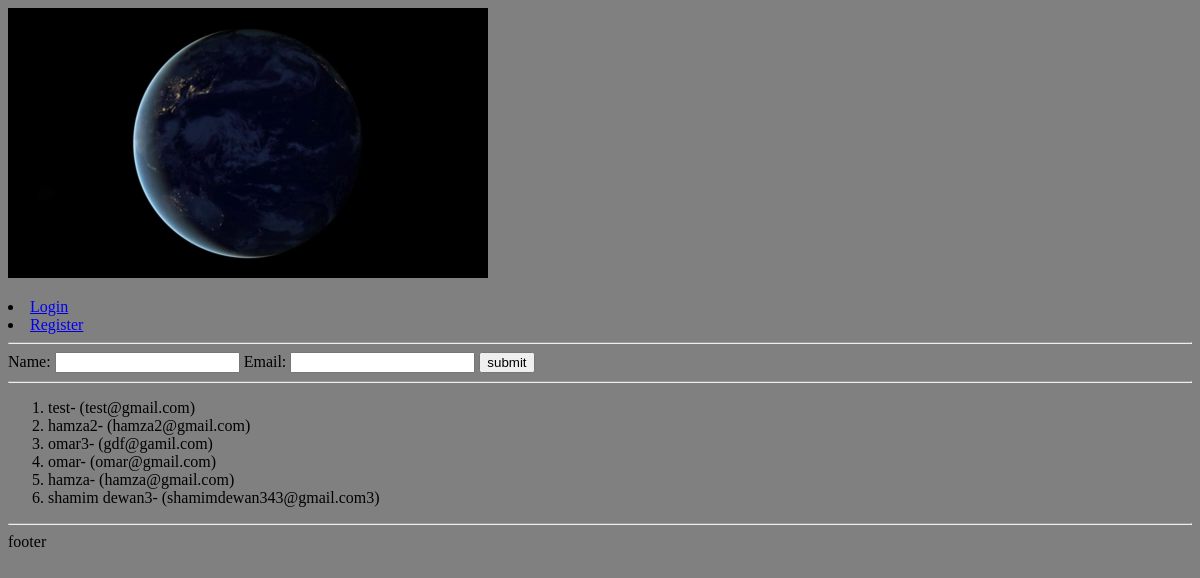
Page /customer on the earlier database version.
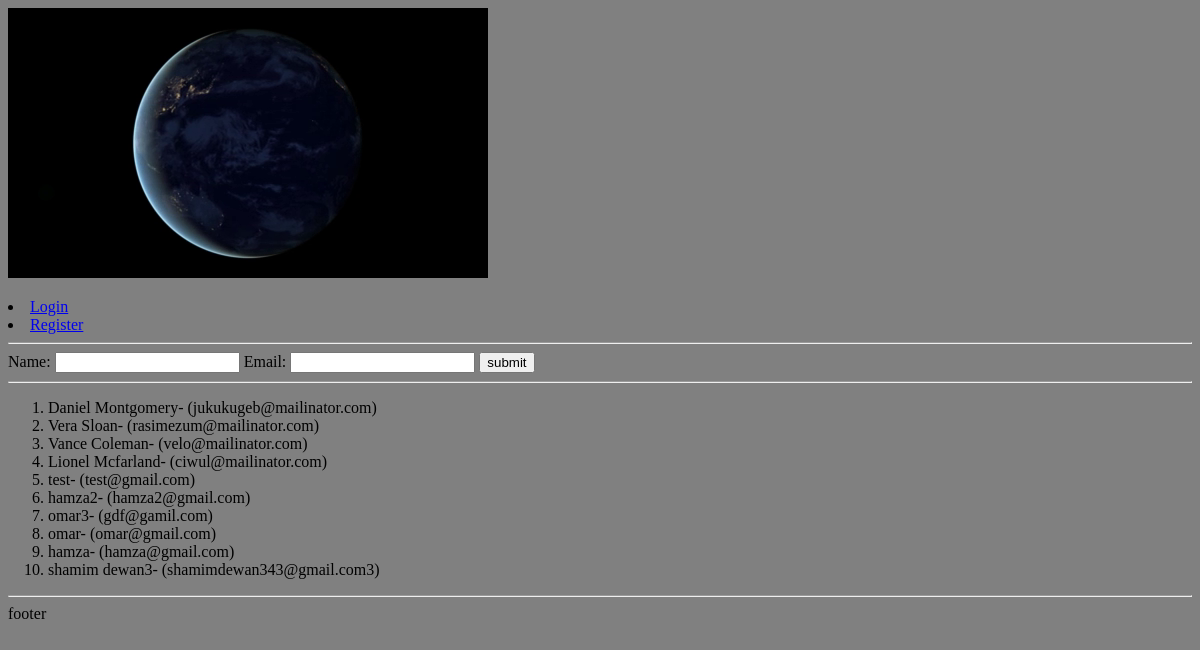
Same page on the later database version.
### shamim/models.py (models this page shows, shortened)
class Customer(models.Model):
    name = models.CharField(max_length=100, null=True)
    email = models.EmailField(max_length=100)
    created_at = models.DateTimeField(auto_now_add=True, null=True)

### shamim/views.py (the view, shortened to what this page needs)
# urls.py: path('customer', CustomerCreateView.as_view(), name='customer'),
class CustomerCreateView(CreateView):
    form_class = CustomerForm
    template_name = 'ecom/customer.html'
    success_url = 'customer'
    def get_context_data(self, **kwargs):
        context = super().get_context_data(**kwargs)
        context['customers'] = Customer.objects.order_by('-id')
        return context

### shamim/forms.py
class CustomerForm(ModelForm):
    class Meta:
        model = Customer
        fields = '__all__'

### templates/ecom/customer.html (shortened to what this page needs)
{% extends 'master.html' %}
{% load humanize %}
{% block 'content' %}
<form action="{% url 'customer' %}" method="POST">
    {{form}}
    <button type="submit">submit</button>
</form>
<hr>
<ol>
    {% for customer in customers %}
    <li>{{customer.name}}- ({{customer.email}})</li>
    {% endfor %}
</ol>
{% endblock %}

### templates/master.html (shortened to what this page needs)
{% load static %}
<!DOCTYPE html>
<html lang="en">
<head>
    <link rel="stylesheet" href="{% static 'css/custom.css' %}">
</head>
<body>
<div>
{% include 'includes/nav.html' %}
</div>
<hr>
<div>
    {% block 'content' %}{% endblock %}
</div>
<hr>
<div>
    footer
</div>
</body>
</html>

### templates/includes/nav.html (shortened to what this page needs)
{% load static %}
<img src="{% static 'images/199.2.png' %}" alt="">
{% if user.is_authenticated %}
<a href="{% url 'logout' %}">Logout</a>
<ul>
        <li><a href="{% url 'home' %}">home</a></li>
        <li><a href="{% url 'about' %}">about</a></li>
        <li><a href="{% url 'customer' %}">customer</a></li>
        <li><a href="{% url 'product' %}">product</a></li>
        <li><a href="{% url 'order' %}">order</a></li>
        <li><a href="{% url 'contact' %}">contact</a></li>
        <li><a href="{% url 'new-contact' %}">new contact</a></li>
        <br>
        <hr>
          {% else %}
        <li><a href="{% url 'login' %}">Login</a></li>
        <li><a href="{% url 'register' %}">Register</a></li>
        {% endif %}

### static/css/custom.css (style rules this page uses)
body { background: gray; }

Differences in the rows shown:
added Customer: name "Daniel Montgomery", email "jukukugeb@mailinator.com"
added Customer: name "Vera Sloan", email "rasimezum@mailinator.com"
added Customer: name "Vance Coleman", email "velo@mailinator.com"
added Customer: name "Lionel Mcfarland", email "ciwul@mailinator.com"
